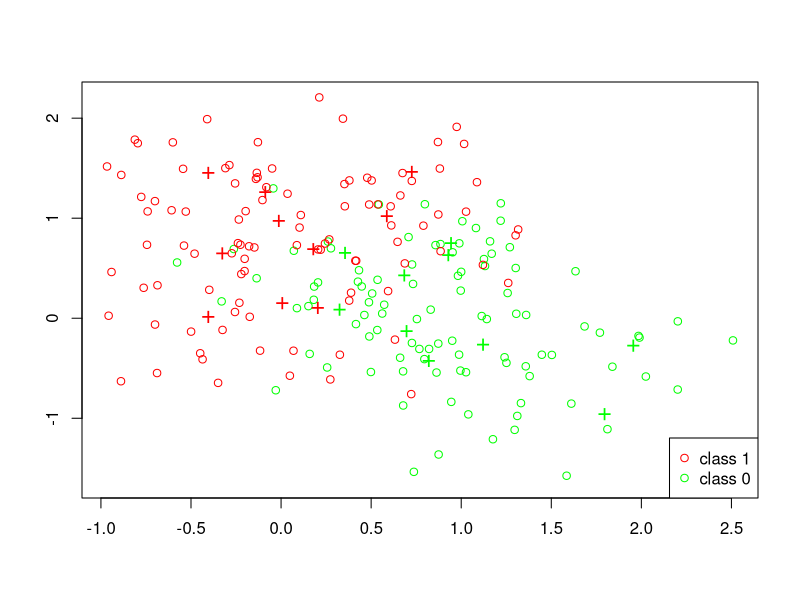
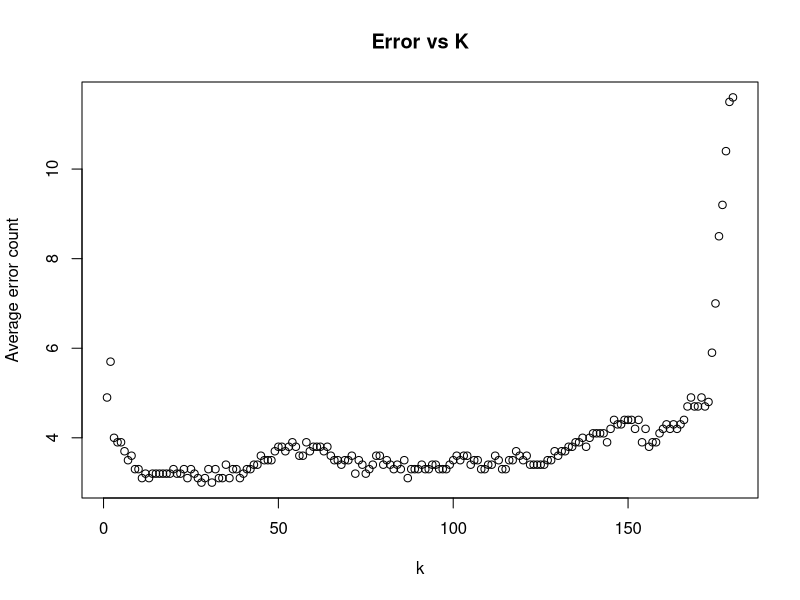

These figures' R source, in order:
## ---- chunk 1
# Set Seed
set.seed(235)

# import necessary libraries
library(class)

csize = 10       
p = 2        
s = sqrt(1/5)                         
m1 = matrix(rnorm(csize*p), csize, p)*s + cbind( rep(1,csize), rep(0,csize) )
m0 = matrix(rnorm(csize*p), csize, p)*s + cbind( rep(0,csize), rep(1,csize) )
## ---- chunk 2
# Training sample of size 200
n = 100
id1 = sample(1:csize, n, replace=TRUE)
id0 = sample(1:csize, n, replace=TRUE)  
traindata = matrix(rnorm(2*n*p), 2*n, p)*s + rbind(m1[id1,], m0[id0,])
dim(traindata)
Ytrain = rep(c(1, 0), each = n)

# Test sample of size 10,000

N = 5000
# Allocate the n samples for class 1  to the 10 clusters
id1 = sample(1:csize, N, replace=TRUE)
# Allocate the n samples for class 1 to the 10 clusters
id0 = sample(1:csize, N, replace=TRUE)  
testdata = matrix(rnorm(2*N*p), 2*N, p)*s + rbind(m1[id1,], m0[id0,])
dim(testdata)
Ytest = rep(c(1, 0), each = N)
## ---- chunk 3
plot(traindata[,1], traindata[,2], type="n", xlab="", ylab="")
points(traindata[1:n,1], traindata[1:n,2], col="green")
points(traindata[(n+1):(2*n),1], traindata[(n+1):(2*n),2], col="red")
points(m1[1:csize,1], m1[1:csize,2], pch="+", cex=1.5, col="green")
points(m0[1:csize,1], m0[1:csize,2], pch="+", cex=1.5, col="red");   
legend("bottomright", pch = c(1,1), col = c("red", "green"), legend = c("class 1", "class 0"))
## ---- chunk 4

# init variables for looping through k values
max_k = 180
fold_count = 10
k_values = 1:max_k
average_errors = rep(0, max_k)
fold_size = floor(nrow(traindata) / fold_count)
random_idx = sample(1:nrow(traindata))

# loop through values of k, for each, calculate n-fold cv error
for (k in k_values){
  # cumulative error for averaging out at the end
    error = 0
    
  for (fold in 1:fold_count){
    # calculate the index for train/validate for this fold 
    # do this by getting ordered idx (e.g. 1:10), then using that to get rand idx
    ordered_val_idx = ((fold - 1) * fold_size + 1) : (fold * fold_size)
    val_idx = random_idx[ordered_val_idx]
    
    # split data into train/val. Use negative index to exclude ones we don't want
    fold_train_x = traindata[-val_idx, ]
    fold_train_y = Ytrain[-val_idx]
    fold_val_x = traindata[val_idx, ]
    fold_val_y = Ytrain[val_idx]
    
    # Make prediction
    fold_predicted_y = knn(fold_train_x, fold_val_x, fold_train_y, k=k)
      
    # Sum the error
    error = error + sum(fold_predicted_y != fold_val_y)
  }
    
  # Add error to array to track
  average_errors[k] = error / fold_count
}

# Find lowest error (larger k breaks tie) which.max returns first, so reversing
# array will get us last
plot(average_errors, xlab="k", ylab="Average error count", main="Error vs K")
min_idx = length(average_errors) - which.min(rev(average_errors)) + 1
min_error = average_errors[min_idx]
best_k = k_values[min_idx]
## ---- chunk 5
# now train model using our preferred k
predicted = knn(traindata, testdata, Ytrain, k=best_k)
actual = Ytest
print(table(actual, predicted))
## ---- chunk 6
# now train model using our preferred k
bayes_rule = function(x, s, m1, m0) {
  # x = x values 
  # s = sigma used to generate x
  # m0 = mean of class 0
  # m1 - mean of class 1
  
  # from assignment 1 (campuswire #36)
  
  # initialize variables for loop
  center_count = nrow(m1)
  numerator = rep(0, nrow(x))
  denominator  = rep(0, nrow(x))
  
  # iterate through centers, and sum for each
  for(center in center_count){
    current_m1 = m1[center, ]
    current_m0 = m0[center, ]
    
    # get norm of each row
    m1_norm = apply(x - current_m1, 1, function(row) sqrt(sum(row^2)))
    m0_norm = apply(x - current_m0, 1, function(row) sqrt(sum(row^2)))
    
    # calculate numerator and denominator portions for each center
    numerator = numerator + exp(-m1_norm^2 / (2 * s^2))
    denominator = denominator + exp(-m0_norm^2 / (2*s^2))
  }
  
  # return 1 if numerator is bigger else 0
  return(as.numeric(numerator >= denominator))
}
## ---- chunk 7
# get prediction, output to table 
predicted = bayes_rule(testdata, s, m1, m0)
actual = Ytest
print(table(actual, predicted))
